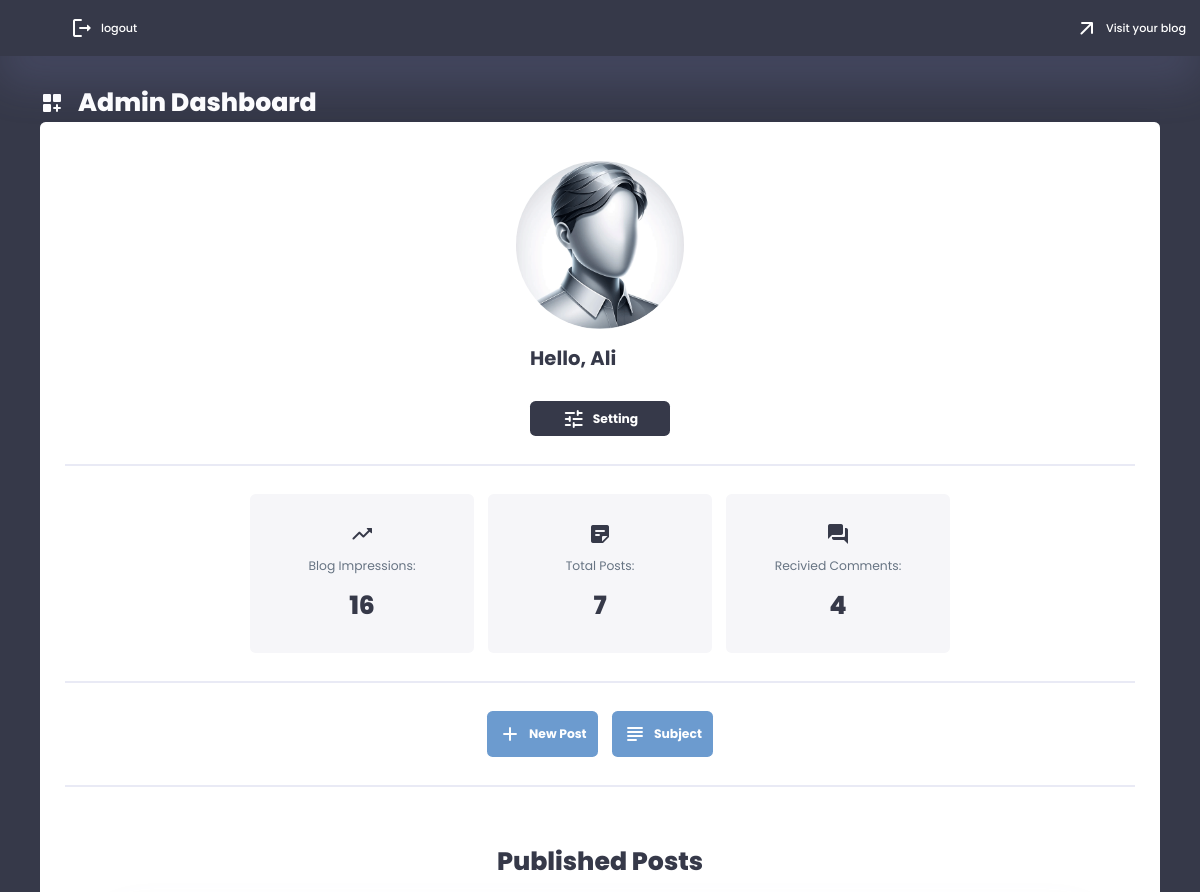
Before: /auth/admin_dashboard (signed in, upper part) with the older database file.
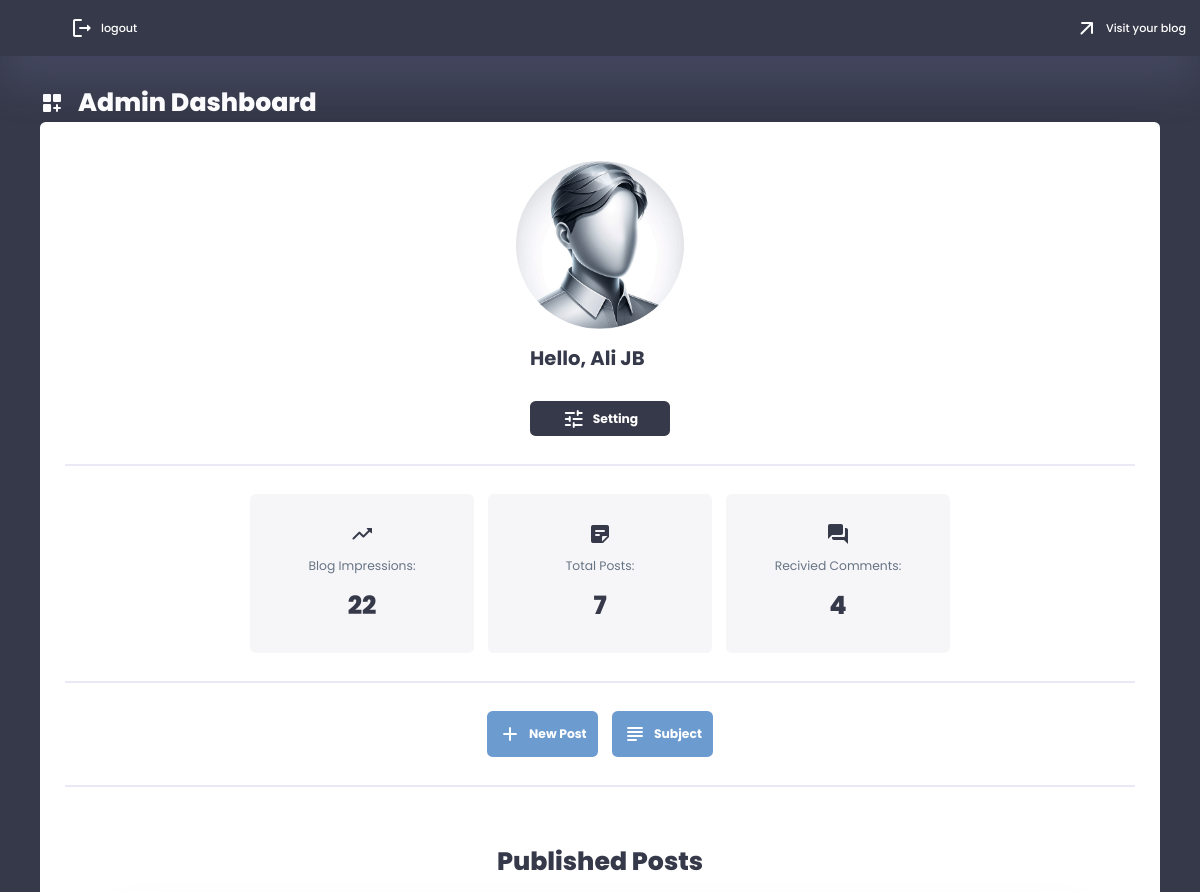
After: the same page with the newer database file.
### app/models/blog.py (models this page shows, shortened)
class Blog(db.Model, UserMixin):
    __tablename__ = 'blog'
    id = db.Column(db.Integer, primary_key=True)
    email = db.Column(db.String(120), unique=True, nullable=False)
    password = db.Column(db.String(80), nullable=False)
    subdomain = db.Column(db.String(100), unique=True, nullable=False)
    blog_title = db.Column(db.String(40), nullable=True)
    blog_subtitle = db.Column(db.String(100), nullable=True)
    blog_about = db.Column(db.Text, nullable=True)
    author = db.Column(db.String(100), nullable=True)
    author_bio = db.Column(db.Text, nullable=True)
    profile_pic = db.Column(db.String(20), nullable=True)
    header_pic = db.Column(db.String(20), nullable=True)
    created_at = db.Column(db.DateTime, nullable=False, default=datetime.utcnow)
    impressions = db.Column(db.Integer, default=0)
    is_block = db.Column(db.Boolean, default=False)
    posts = relationship('Post', back_populates='blog')
    comments = db.relationship('Comment', back_populates='blog')

### app/routes/auth_routes.py (the view)
@auth_routes.route('/admin_dashboard')
@login_required
def admin_dashboard():
    posts = Post.query.order_by(Post.created_at.desc()).all()
    return render_template('auth/admin_dashboard.html', current_user=current_user, posts=posts)

### app/__init__.py (called while the page is built)
@login_manager.user_loader
def load_user(blog_id):
    return Blog.query.get(int(blog_id))

### app/routes/auth_routes.py (called while the page is built)
@auth_routes.before_request
def before_request():
    g.csrf_token = generate_csrf()  # from flask import g

### app/templates/auth/admin_dashboard.html (shortened to what this page needs)
{% extends 'admin_base.html' %}
{% block admin %}
<a class="dashboard_title" href="#">
    <span class="material-icons-round">dashboard_customize</span>
    <h1>Admin Dashboard</h1>
</a>
<div class="admin_panel">
    <div class="admin_info">
        <div class="admin_img">
            <img src="{{url_for('static', filename='images/main/blank-profile-pic.png')}}" alt="">
        </div>
        <div class="admin_bio">
            <h3>Hello, {{current_user.author}}</h3>
            <a href="{{ url_for('auth.setting') }}"><span class="material-icons-round">tune</span>Setting</a>
        </div>
    </div>
    <hr class="hr-100">
    <div class="analysis">
        <div>
            <span class="material-icons-round">trending_up</span>
            <p>Blog Impressions:</p>
            <h1>{{current_user.impressions}}</h1>
        </div>
        <div>
            <span class="material-icons-round">sticky_note_2</span>
            <p>Total Posts:</p>
            <h1>{{current_user.posts | length}}</h1>
        </div>
        <div>
            <span class="material-icons-round">question_answer</span>
            <p>Recivied Comments:</p>
            <h1>{{current_user.comments | length}}</h1>
        </div>
    </div>
    <hr class="hr-100">
    <div class="new_post_btn">
        <a href="{{ url_for('auth.create_post') }}"><span class="material-icons-round">add</span>New Post</a>
        <a href="{{url_for('auth.create_subject')}}"><span class="material-icons-round">subject</span>Subject</a>
    </div>
    <hr class="hr-100">
    <div class="pre_posts">
        <h1>Published Posts</h1>
    </div>
</div>
{% endblock %}

### app/templates/admin_base.html
{% extends 'base.html' %}
{% block content %}
<header class="admin_header">
    <div class="nexlog">
        <a href="{{ url_for('auth.logout') }}" target="_blank">
            <span class="material-icons-round">logout</span>
            <h3>logout</h3>
        </a>
    </div>
    <div class="visitBlog">
        <a href="{{url_for('blog.blog', user_subdomain=current_user.subdomain)}}" target="_blank">
            <span class="material-icons-round">arrow_outward</span>
            <h3>Visit your blog</h3>
        </a>
    </div>
</header>
<div class="admin_main">
    <div class="admin_sec">
        {% block admin %}
        {% endblock%}
    </div>
</div>
{% endblock %}

### app/templates/base.html (shortened to what this page needs)
<!DOCTYPE html>
<html lang="en">
<head>
    <link rel="stylesheet" href="{{url_for('static', filename='css/root.css')}}">
    <link rel="stylesheet" href="{{url_for('static', filename='css/styles.css')}}">
    <link rel="stylesheet" href="{{url_for('static', filename='css/main.css')}}">
    <link rel="stylesheet" href="{{url_for('static', filename='css/register.css')}}">
    <link rel="stylesheet" href="{{url_for('static', filename='css/login.css')}}">
    <link rel="stylesheet" href="{{url_for('static', filename='css/admin.css')}}">
    <link rel="stylesheet" href="{{url_for('static', filename='css/blog.css')}}">
    <link rel="stylesheet" href="{{url_for('static', filename='css/custom_input.css')}}">
</head>
<body>
    <main>
        {% block content %}
        {% endblock %}
    </main>
</body>
</html>

### app/static/css/root.css (style rules this page uses)
:root { --color-primary: #6C9BCF; --color-danger: #FF0060; --color-success: #1B9C85; --color-warning: #F7D060; --color-white: #fff; --color-info-dark: #7d8da1; --color-dark: #363949; --color-light: rgba(132, 139, 200, 0.18); --color-dark-variant: #677483; --color-background: #f6f6f9; --card-border-radius: 2rem; --border-radius-1: 0.4rem; --border-radius-2: 1.2rem; --card-padding: 1.8rem; --padding-1: 1.2rem; --box-shadow: 0 2rem 3rem var(--color-light); --box-shadow-dark: 0 2rem 3rem rgba(23, 26, 13, 0.3); --inner-shadow: inset 0.1rem 0.1rem 0.5rem var(--color-light); --transition-1: all 0.3s ease; --clr-wheat: #E9D985; --clr-mint: #BCD8C1; --clr-tqz: #439A86; --clr-dark-tqz: #007991; --clr-navy: #222E50; --clr-purple: #8a2be2; --clr-blue: #73C2FB; }
* { margin: 0; padding: 0; outline: 0; appearance: 0; border: 0; text-decoration: none; box-sizing: border-box; }
html { font-size: 14px; }
body { width: 100vw; height: 100vh; font-family: 'Poppins', sans-serif; font-size: 0.88rem; user-select: none; overflow-x: hidden; color: var(--color-dark); background-color: var(--color-background); }
a { color: var(--color-dark); }
img { display: block; width: 100%; object-fit: cover; }
h1 { font-weight: 800; font-size: 1.8rem; }
h3 { font-weight: 500; font-size: 0.87rem; }
p { color: var(--color-dark-variant); }

### app/static/css/styles.css (style rules this page uses)
header { display: flex; flex-direction: row; align-items: center; text-align: center; z-index: 1; padding-left: 4rem; width: 100vw; height: 4rem; top: 0; color: var(--color-dark); background-color: var(--color-white); box-shadow: var(--boxshadow); }

Changed rows visible on the page:
changed Blog: author "Ali" → "Ali JB"; impressions "16" → "22"
